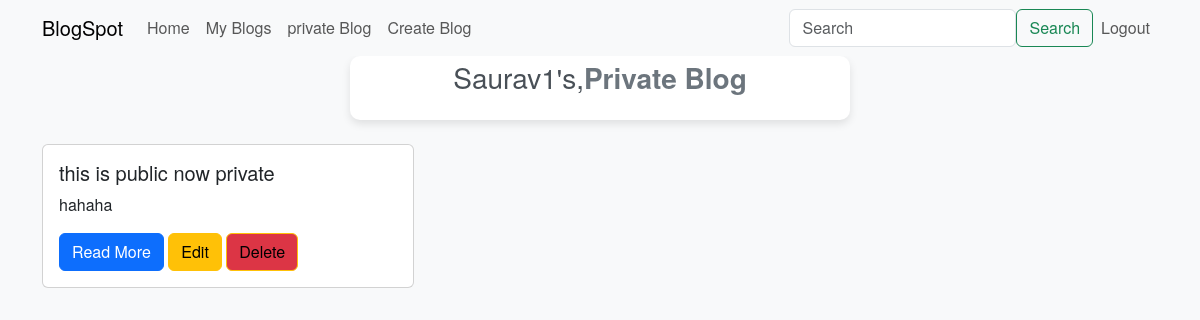
/privateblog/ (signed in), run on the app's committed database.
### blog/models.py (models this page shows, shortened)
class Bloguser(AbstractBaseUser, PermissionsMixin):
    email = models.EmailField(unique=True)
    username = models.CharField(max_length=255, unique=True)
    firstname = models.CharField(max_length=255, blank=True)
    lastname = models.CharField(max_length=255, blank=True)
    password = models.CharField(max_length=255)
    address = models.CharField(max_length=255, blank=True)
    GENDER_CHOICES = (
        ('M', 'Male'),
        ('F', 'Female'),
        ('O', 'other'),
    )
    gender = models.CharField(max_length=20, choices=GENDER_CHOICES)
    is_staff = models.BooleanField(default=False)
    is_active = models.BooleanField(default=True)
    date_joined = models.DateField(default= timezone.now)
    objects = BloguserManager()
    USERNAME_FIELD = 'email'
    REQUIRED_FIELDS = []
    def __str__(self) -> str:
        return self.username

class Createblog(models.Model):
    user = models.ForeignKey(Bloguser, on_delete= models.CASCADE, related_name= 'user')
    title = models.TextField(max_length=256)
    description = models.TextField()
    blog_img = models.ImageField(upload_to='media/', blank=True)
    published_on = models.DateField(default= timezone.now)
    edited_on = models.DateField(default=timezone.now)
    BLOG_CHOICES = (
        ('P', 'Private'),
        ('S', 'Public'),
    )
    blog_type = models.CharField(max_length=20, default= "S", choices=BLOG_CHOICES)

### blog/views.py (the view)
# urls.py: path('privateblog/', private_blog, name = "privateblog"),
@login_required
def private_blog(request):
    user = request.user
    blogs = Createblog.objects.filter(user=user).filter(blog_type = 'P')
    return render(request, 'private.html', {'blogs': blogs})

### blog/templates/private.html (shortened to what this page needs)
<!DOCTYPE html>
<html lang="en">
<head>
    {% load bootstrap5 %}
    {% bootstrap_css %}
</head>
<body>
    <nav class="navbar navbar-expand-lg navbar-light bg-light">
        <div class="container">
         <a class="navbar-brand" href="{% url 'index' %}">BlogSpot</a>
         <div class="collapse navbar-collapse" id="navbarSupportedContent">
             <ul class="navbar-nav mr-auto">
                 <li class="nav-item active">
                     <a class="nav-link" href="{% url 'index' %}">Home</a>
                 </li>
                 {% if user.is_authenticated %}
                 <li class="nav-item">
                     <a class="nav-link" href="{% url 'myblog' %}">My Blogs</a>
                 </li>
                 <li class="nav-item">
                     <a class="nav-link" href="{% url 'privateblog' %}">private Blog</a>
                 </li>
                 <li class="nav-item">
                     <a class="nav-link" href="{% url 'newblog' %}">Create Blog</a>
                 </li>
             </div>
                 <form method="POST" action="{% url 'individual' %}" class="form-inline d-flex my-2 my-lg-0">
                     <input class="form-control mr-sm-2" type="search" name="search_item" placeholder="Search" aria-label="Search">
                     <button class="btn btn-outline-success my-2 my-sm-0" style="display: inline-block; margin-top: 8px;"  type="submit">Search</button>
                 </form>
                 <li class="nav-item navbar-nav mr-auto">
                     <a class="nav-link" href="{% url 'logout' %}">Logout</a>
                 </li>
                 {% else %}
                 <li class="nav-item navbar-nav mr-auto">
                     <a class="nav-link" href="{% url 'login' %}">Login</a>
                 </li>
                 {% endif %}
         </div>
     </nav>
     <div class="containerr">
        <h3>{{ user|title }}'s,<span class="highlight">Private Blog</span></h3>
      </div>
    <div class="container mt-4">
        <div class="row">
            <div class="container">
                {% if not blogs %}
                <h5>{{user}} create private blogs to view here</h5>
             </div>
             {%else%}
            {% for blog in blogs %}
            <div class="col-md-4 mb-4">
                <div class="card">
                    <div class="card-body">
                        <h5 class="card-title">{{ blog.title }}</h5>
                        <p class="card-text">{{ blog.description|truncatewords:15 }}</p>
                        <a href="{% url 'details' blog.pk %}" class="btn btn-primary">Read More</a>
                        {% if blog.user == user %}
                        <a href="{% url 'edit' blog.pk %}" class="btn btn-warning">Edit</a>
                        <a href="{% url 'delete' blog.pk %}" class="btn btn-warning bg-danger">Delete</a>
                        {% endif %}
                    </div>
                </div>
            </div>
            {% endfor %}
        </div>
        {%endif%}
    </div>
</body>
</html>

### blog/templates/private.html (style rules this page uses)
body { background-color: #f8f9fa; font-family: 'Helvetica Neue', Arial, sans-serif; }
.containerr { background: #ffffff; border-radius: 10px; padding: 5px; box-shadow: 0 4px 8px rgba(0, 0, 0, 0.1); max-width: 500px; margin: auto; text-align: center; }
h3 { color: #495057; margin-bottom: 20px; }
.highlight { color: #6c757d; font-weight: bold; }

### data on the page
Bloguser: username "Saurav1"
Createblog: title "this is public now private", description "hahaha", shows "Edit"
